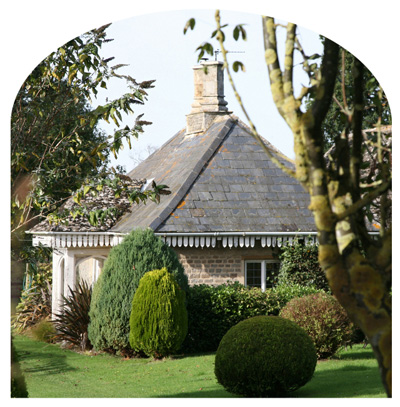
%> input picture leftoriginal.png, 400 x 407 px
$ octave --eval "result = harris_corners(imread('leftoriginal.png'));"   (GNU Octave 9; MATLAB toolbox functions it lacks are replaced by stand-ins)
%> lines starting %> are read from the running program, lines starting %| are printed output that depends on the picture
function [corners] = harris_corners(image)
% Matches two sets of descriptors.
%   Args:
%       image: image
%   Returns:
%       corners: cornerPoints object of detected corners

    % Sobel kernel
    sobel = [
     -5 -4 0 4 5;
     -8 -10 0 10 8;
    -10 -20 0 20 10;
     -8 -10 0 10 8;
     -5 -4 0 4 5;
    ];
    % Sharpening kernel
    b = -1*ones(3);
    b(2,2) = 8;

    % Convert image to grayscale and run sharpening and then sobel
    gray_image = im2gray(image);
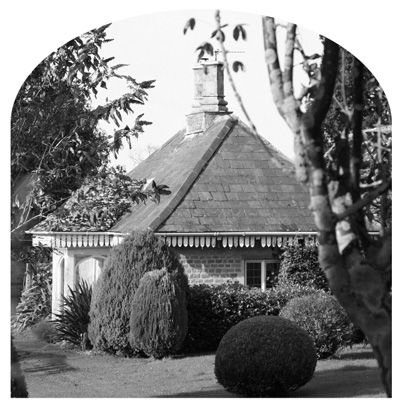
%> gray_image: size 407x400 uint8; min 0, max 255, mean 134.8
    gray_image = conv2(gray_image, b, "same");
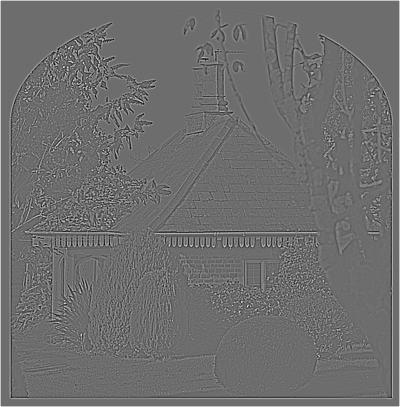
%> gray_image: size 407x400 double; min -960, max 1275, mean 7.6; drawn with min black and max white
    ix = zeros(size(gray_image)); % x-gradient
    iy = zeros(size(gray_image)); % y-gradient
    for i=1:size(gray_image,3)
        ix(:,:,i) = conv2(gray_image(:,:,i),sobel,"same");
        iy(:,:,i) = conv2(gray_image(:,:,i),sobel',"same");
    end
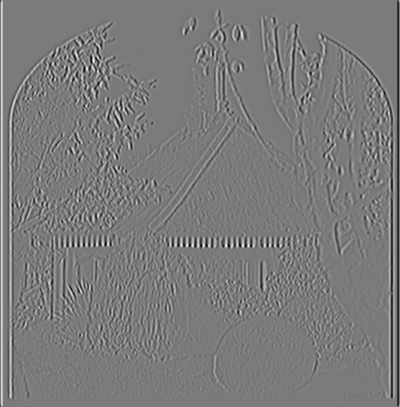
%> ix: size 407x400 double; min -50830, max 54519, mean 0; drawn with min black and max white
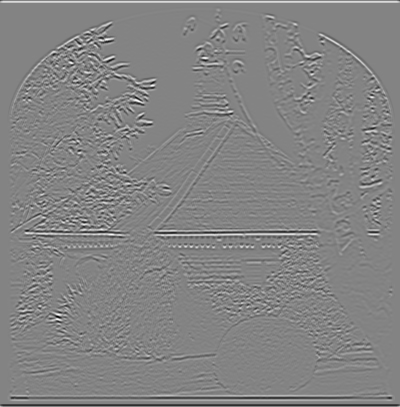
%> iy: size 407x400 double; min -56282, max 52756, mean 0; drawn with min black and max white

    k = 0.2; % Strength parameter
    ix2 = ix.^2; % Squared x-gradient
    iy2 = iy.^2; % Squared y-gradient
    ixiy = ix.*iy; % Squared xy-gradient

    % Gaussian kernel
    g = [
        1 4 7 4 1;
        4 20 33 20 4;
        7 33 55 33 7;
        4 20 33 20 4;
        1 4 7 4 1;
        ];

    % Convolve gaussian with gradients to create smoothed region
    mix2 = conv2(ix2,g,"same");
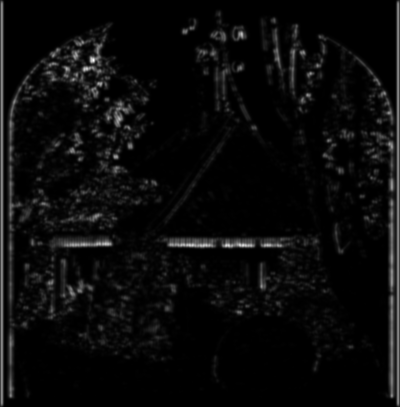
%> mix2: size 407x400 double; min 0, max 463055916724, mean 2.01e+10; drawn with min black and max white
    miy2 = conv2(iy2,g,"same");
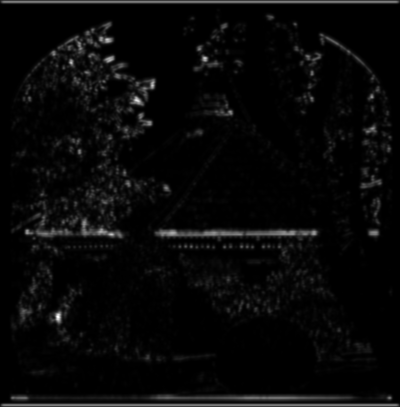
%> miy2: size 407x400 double; min 0, max 504067270523, mean 1.71e+10; drawn with min black and max white
    mixiy = conv2(ixiy,g,"same");

    % Harris corner approximation
    m = mix2.*miy2-mixiy.^2 - k*(mix2+miy2).^2;
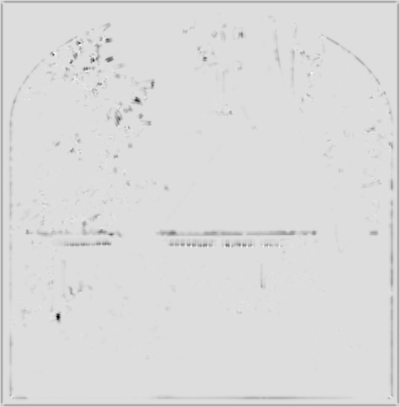
%> m: size 407x400 double; min -5.09e+22, max 7.58e+21, mean -6.2e+20; drawn with min black and max white

    % Return cornerpoints
    idx = [transpose(1:numel(m)),reshape(m,[],1)];
%> (the run ends here)

$ run again, on leftright.png
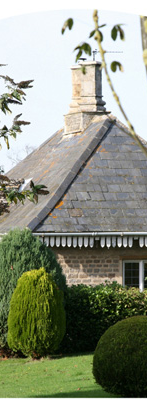
%> input picture leftright.png, 147 x 407 px
%> after the loop in harris_corners, `for i=1:size(gray_image,3)`:
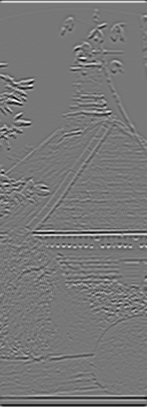
%> iy: size 407x147 double; min -45610, max 51400, mean 0; drawn with min black and max white
%> in harris_corners, `m = mix2.*miy2-mixiy.^2 - k*(mix2+miy2).^2;`:
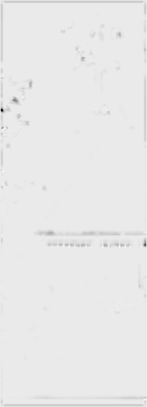
%> m: size 407x147 double; min -8.75e+22, max 7.54e+21, mean -5.5e+20; drawn with min black and max white
